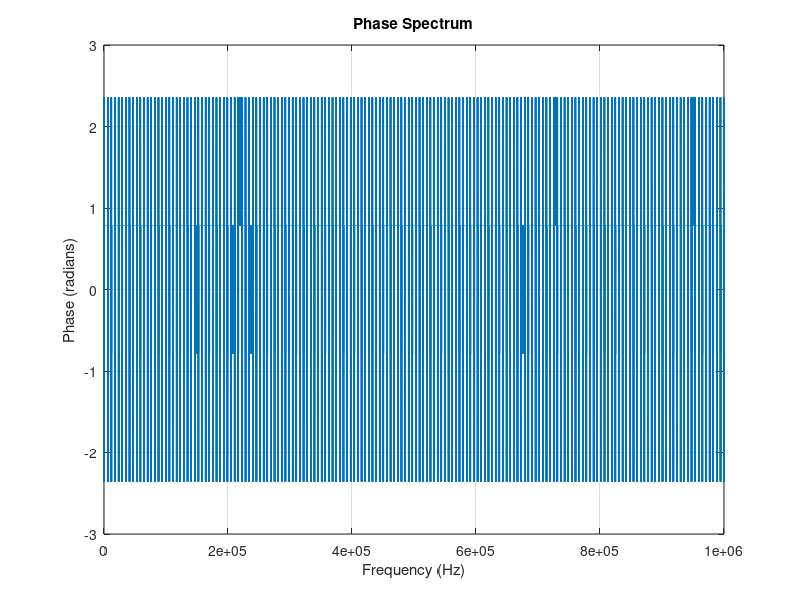
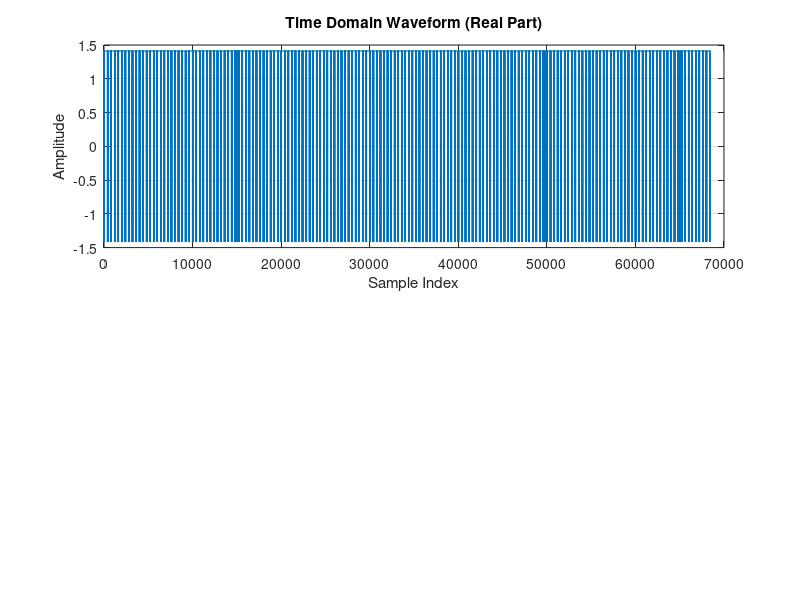

MATLAB code for these plots, in order:
% 打开文件以读取二进制数据
fid = fopen('1231pha.dat', 'r'); % 打开文件进行读取
if fid == -1
    error('无法打开文件');
end

% 假设每个复数是由两个 float32 数字组成 (4 字节)
% 读取数据，假设文件中存储的是连续的复数数据
data = fread(fid, [2, inf], 'float32');  % 读取所有数据，按两列存储（实部，虚部）
size(data)
% 关闭文件
fclose(fid);

% 将数据分割为实部和虚部
I = data(1, :); % 实部
Q = data(2, :); % 虚部

% 将实部和虚部合并为复数数据
iq_data = I + 1i * Q;


% 假设已知采样率 fs 和复数数据 iq_data（包含实部和虚部）
fs = 1e6;  % 采样率，例如 1000 Hz

N = length(iq_data);  % 数据点数

% 计算频率轴
f = (0:N-1) * (fs / N);  % 频率从 0 到 fs-1（对于一个单边频谱）

% 计算相位谱
phase_data = angle(iq_data);  % 计算相位

% 绘制相位谱图，横坐标是频率
figure;
plot(f, phase_data);
title('Phase Spectrum');
xlabel('Frequency (Hz)');
ylabel('Phase (radians)');
grid on;

% 3. 绘制时域波形
figure;

% 绘制实部
subplot(2,1,1);
plot(real(iq_data));
title('Time Domain Waveform (Real Part)');
xlabel('Sample Index');
ylabel('Amplitude');
grid on;


